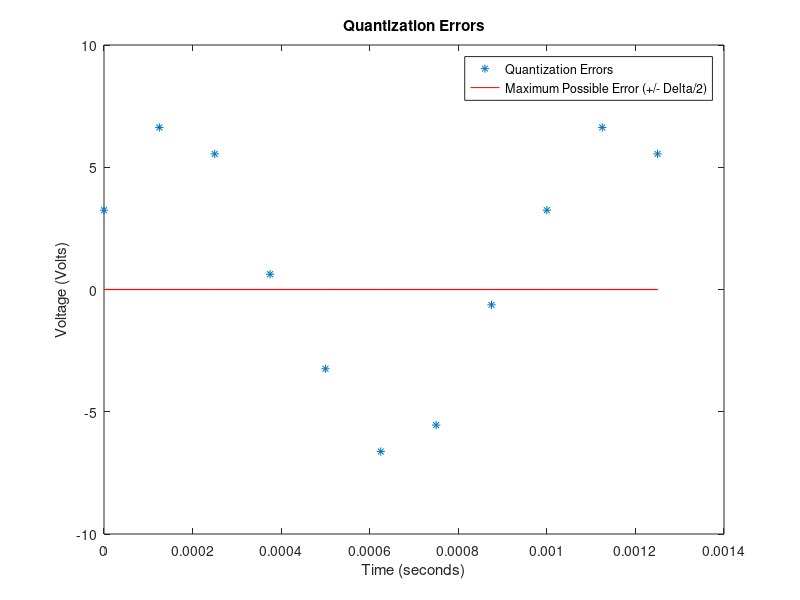

Here is the MATLAB script that generated this plot:
clear *; close all; clc;

% A modified version of the answer to problem 18.  See problem 18 for 
% additional comments that don't show up here
fs=1000*1000;
t=[0:1/fs:0.002];
x=-7.8*sin(2*pi*1000*t+10);
plot(t,x);
grid on;
xlabel('Time (seconds)');
ylabel('Voltage (volts)');
fs=8000;
t=[0:1/fs:10/8000];
x=-7.8*sin(2*pi*1000*t+10);

% This is the only new code (compared to problem 18);
max_ADC=1;
min_ADC=-1;

B=8;

delta=(max_ADC-min_ADC)/2^B;
x_digital=round(x/delta)*delta;
x_digital=min(x_digital,max_ADC);
x_digital=max(x_digital,min_ADC);

hold on;
plot(t,x_digital,'*');
title('Homework #1 Problem 18 Analog and Digital Signals');
x_digital'

input('Press ENTER to continue');
clf; % clear old figure
figure(1); % Bring to the front
max_negative=t*0-delta/2;
max_positive=t*0+delta/2;
plot(t,x-x_digital,'*',t,max_negative,'r',t,max_positive,'r');
legend('Quantization Errors','Maximum Possible Error (+/- Delta/2)');
%ylim([-.6*delta,.6*delta]);
xlabel('Time (seconds)');
ylabel('Voltage (Volts)');
title('Quantization Errors');


